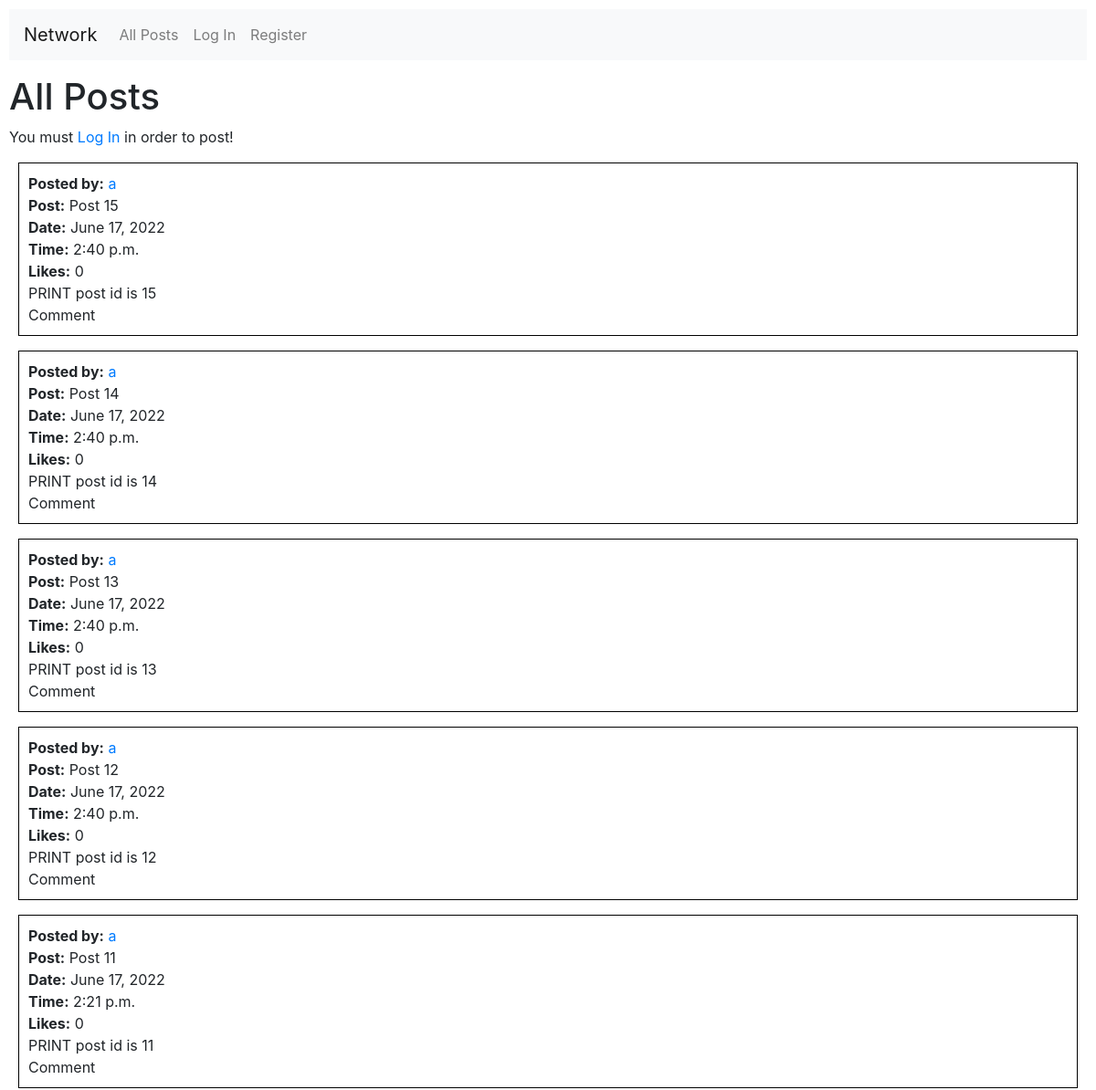
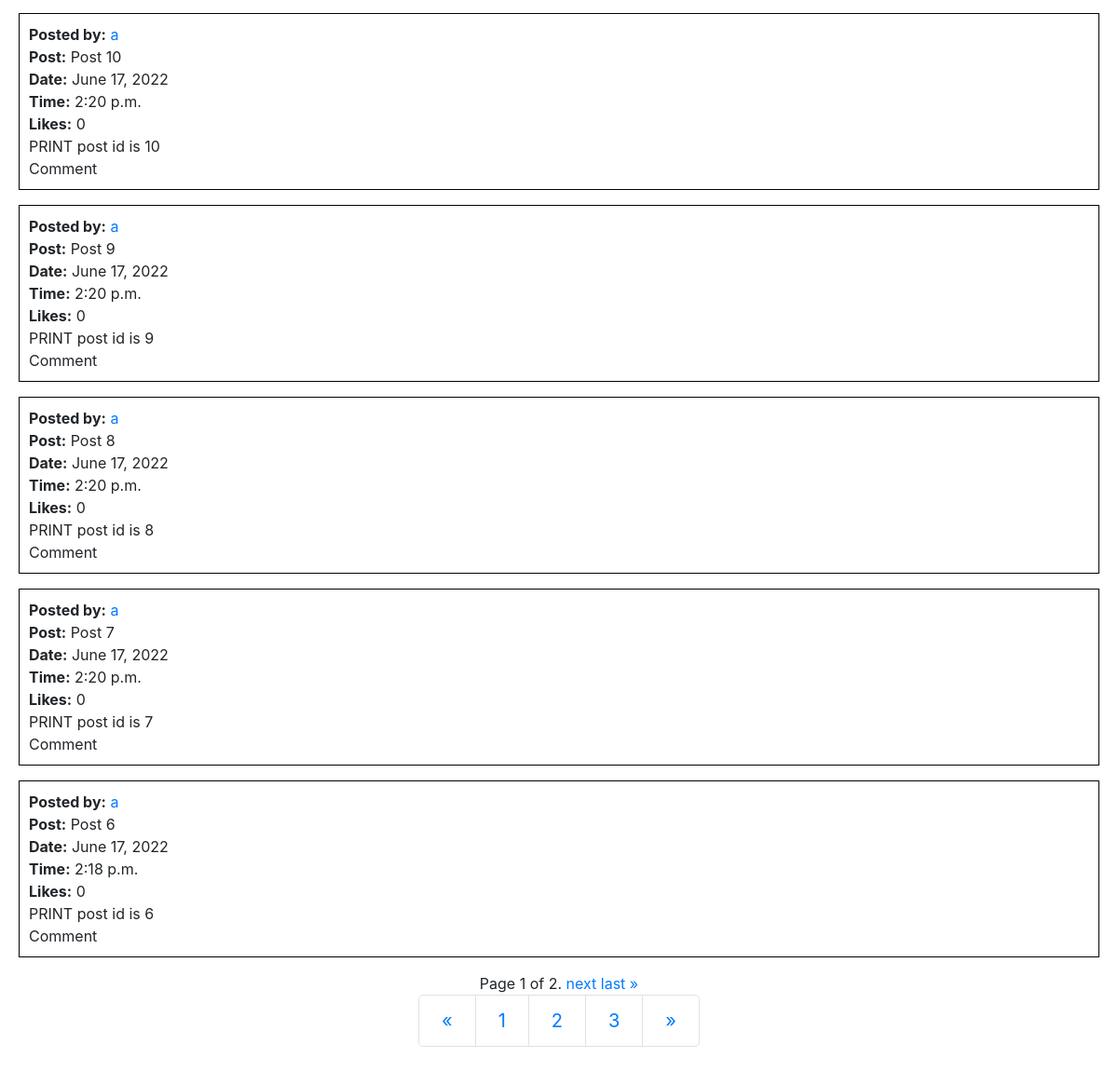
The page / on the database its author committed (2 pictures, top to bottom).
### network/models.py (models this page shows, shortened)
class Post(models.Model):
    userid = models.ForeignKey(User, on_delete=models.CASCADE, related_name="user")
    post = models.TextField(max_length=500)
    datetime = models.DateTimeField(default=datetime.now)
    likes = models.IntegerField(default=0)

class User(AbstractUser):
    pass

### network/views.py (the view)
# urls.py: path("", views.index, name="index"),
def index(request):
    if request.method == "POST":
        posted = request.POST["posted"]
        user = request.user
        post = posted
        now = datetime.now()
        likes = 0
        newpost = Post(userid=user, post=post, datetime=now, likes=likes)
        newpost.save()
        posts = Post.objects.all().order_by('-id')
        paginator = Paginator(posts, 10) # test Paginator with 10 per page
        page_number = request.GET.get('page')
        page_obj = paginator.get_page(page_number)
        return render(request, "network/index.html", {
            "posts": posts,
            "page_obj": page_obj
        })
    else:
        posts = Post.objects.all().order_by('-id')
        paginator = Paginator(posts, 10) # test Paginator with 10 per page
        page_number = request.GET.get('page')
        page_obj = paginator.get_page(page_number)
        return render(request, "network/index.html", {
            "posts": posts,
            "page_obj": page_obj
        })

### network/templates/network/index.html (shortened to what this page needs)
{% extends "network/layout.html" %}
{% block body %}
    <h1>All Posts</h1>
    {% if user.is_authenticated %}
    <div class="subdiv">
        <h3>New Post</h3>
        <form action="{% url 'index' %}" method="post">
            {% csrf_token %}
            <textarea class="form-control" name="posted" rows="3" required></textarea >
            <p></p>
            <button type="submit" class="btn btn-primary mb-2">Post</button>
        </form>
    </div>
    {% else %}
    <div>
        You must <a href="{% url 'login' %}">Log In</a> in order to post!
    </div>
    {% endif %}
    {% for post in page_obj %}
    <div class="subdiv">
        <b>Posted by:</b> <a href="{% url 'profile_page' post.userid.username %}">{{ post.userid.username }}</a>
        <div id="{{post.post}}" >
            <b>Post:</b> {{ post.post }}
        </div>
        <b>Date:</b> {{ post.datetime.date }}
        <br>
        <b>Time:</b> {{ post.datetime.time }}
        <br>
        <b>Likes:</b > {{ post.likes }}
        <br>
        PRINT post id is {{ post.id }}
        <br>
        Comment
        <br>
    </div>
    {% empty %}
        We haven't found any post, yet!
        <p></p>
    {% endfor %}
    <nav aria-label="Page navigation example">
        <div class="pagination justify-content-center pagination-lg">
            <span class="step-links">
                <span class="current">
                    Page {{ page_obj.number }} of {{ page_obj.paginator.num_pages }}.
                </span>
                {% if page_obj.has_next %}
                    <a href="?page={{ page_obj.next_page_number }}">next</a>
                    <a href="?page={{ page_obj.paginator.num_pages }}">last &raquo;</a>
                {% endif %}
            </span>
        </div>
    </nav>
    <nav aria-label="Page navigation example">
        <ul class="pagination justify-content-center pagination-lg"">
          <li class="page-item">
            <a class="page-link" href="#" aria-label="Previous">
              <span aria-hidden="true">&laquo;</span>
            </a>
          </li>
          <li class="page-item"><a class="page-link" href="#">1</a></li>
          <li class="page-item"><a class="page-link" href="#">2</a></li>
          <li class="page-item"><a class="page-link" href="#">3</a></li>
          <li class="page-item">
            <a class="page-link" href="#" aria-label="Next">
              <span aria-hidden="true">&raquo;</span>
            </a>
          </li>
        </ul>
      </nav>
{% endblock %}

### network/static/network/styles.css (style rules this page uses)
body { padding: 10px; }
.subdiv { border: black; border-width: 1px; border-style: solid; margin: 10px; padding: 10px; }

### rows shown on the page
Post: userid.username "a", post "Post 15", datetime "June 17, 2022", datetime.time "2:40 p.m.", likes "0", id "15"
Post: userid.username "a", post "Post 14", datetime "June 17, 2022", datetime.time "2:40 p.m.", likes "0", id "14"
Post: userid.username "a", post "Post 13", datetime "June 17, 2022", datetime.time "2:40 p.m.", likes "0", id "13"
Post: userid.username "a", post "Post 12", datetime "June 17, 2022", datetime.time "2:40 p.m.", likes "0", id "12"
Post: userid.username "a", post "Post 11", datetime "June 17, 2022", datetime.time "2:21 p.m.", likes "0", id "11"
Post: userid.username "a", post "Post 10", datetime "June 17, 2022", datetime.time "2:20 p.m.", likes "0", id "10"
Post: userid.username "a", post "Post 9", datetime "June 17, 2022", datetime.time "2:20 p.m.", likes "0", id "9"
Post: userid.username "a", post "Post 8", datetime "June 17, 2022", datetime.time "2:20 p.m.", likes "0", id "8"
Post: userid.username "a", post "Post 7", datetime "June 17, 2022", datetime.time "2:20 p.m.", likes "0", id "7"
Post: userid.username "a", post "Post 6", datetime "June 17, 2022", datetime.time "2:18 p.m.", likes "0", id "6"

### other values the page prints
{{ page_obj.number }} "1"
{{ page_obj.paginator.num_pages }} "2"
